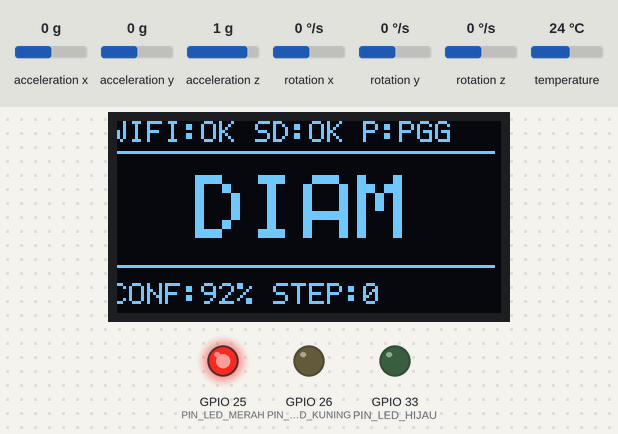
Recording of a sketch running on a simulated ESP32. On the bench: 128×64 one-colour display, output pins drawn as LEDs (lit = HIGH). Wiring (inferred from the names in the program): SH1106 OLED at I2C address 0x3C. The test bench sets the inputs (shaded band); at power-on: acceleration y 0 g, acceleration x 0 g, acceleration z 1 g, rotation x 0 °/s, rotation y 0 °/s, rotation z 0 °/s, temperature 24 °C. WiFi joins after 1.5 s; servers stay silent unless stated; storage starts empty; no MQTT or app messages arrive unless stated; what the sketch prints to the serial monitor is not drawn.

Above: at 4.0 s.
4.1 s: acceleration y set to -0.4 g
At 5.7 s:
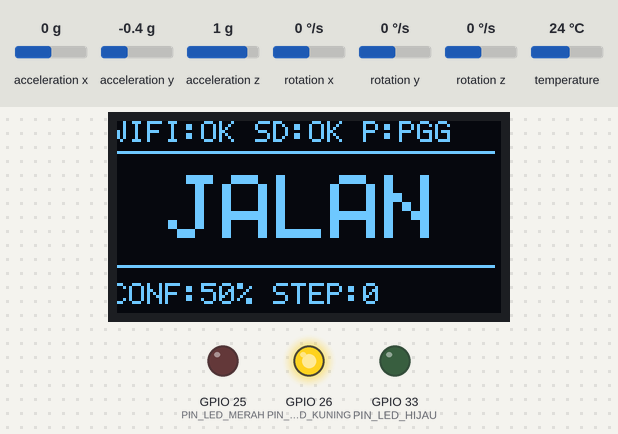
7.1 s: acceleration x set to -0.6 g
At 9.4 s:
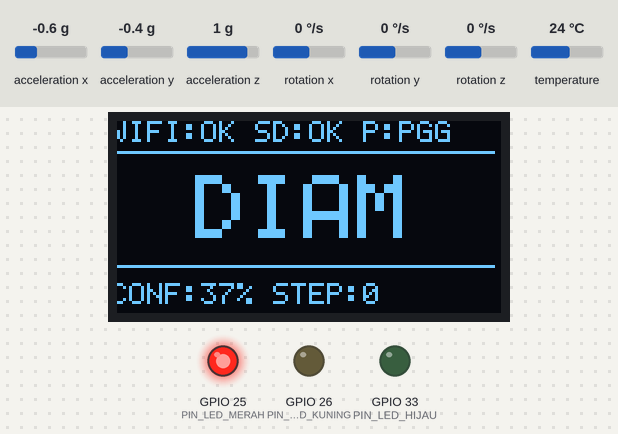
10.1 s: acceleration x set to -0.9 g
At 12.9 s:
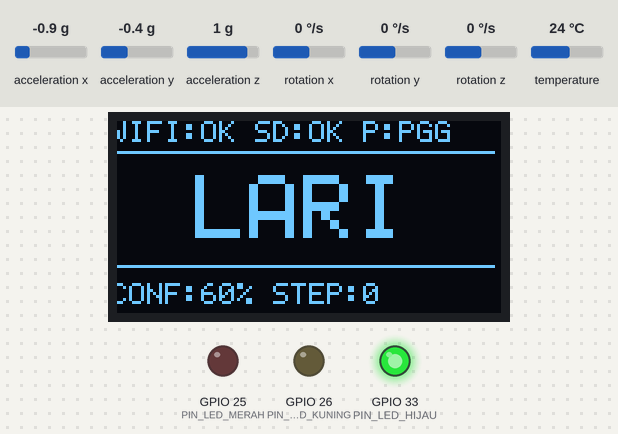
13.1 s: acceleration z set to -0.8 g
At 15.9 s:
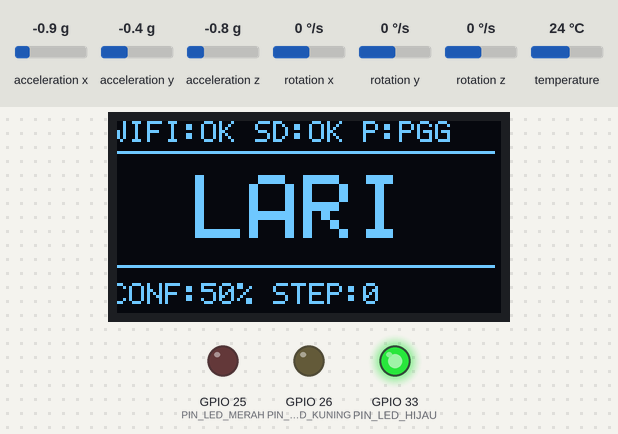
16.0 s: acceleration y set to -1.4 g
At 19.7 s:
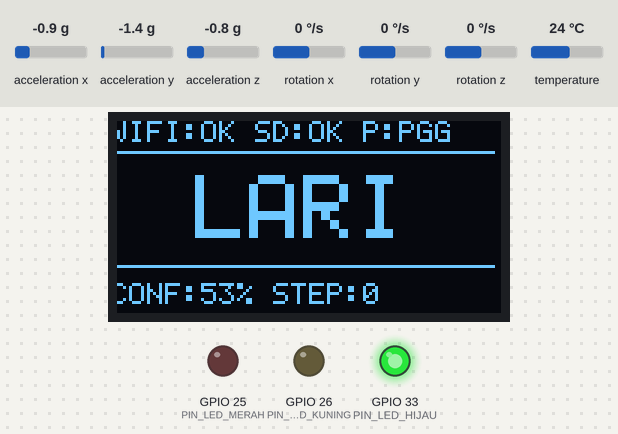
Timing chart, 0 to 20.0 s (numbered marks = the images above; inputs shaded):
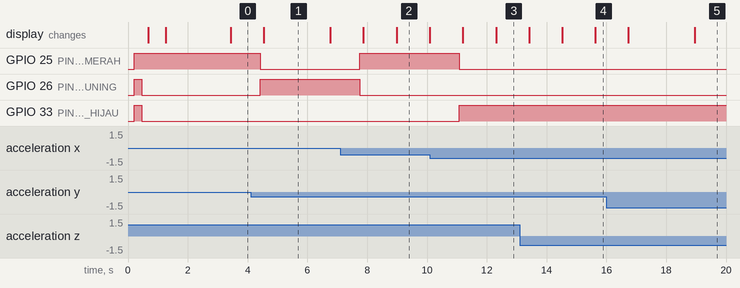

The sketch:

firmware.ino
```cpp
/**
 * ============================================================================
 * PROYEK   : Klasifikasi Aktivitas Manusia (Diam, Jalan, Lari) Berbasis Edge
 *            Inference di ESP32 (Bluino ESP32 IoT Starter Shield)
 * BOARD    : ESP32 DevKit V1 (30-Pin) pada Bluino ESP32 IoT Starter Shield
 * SENSOR   : MPU6050 (I2C 0x68, Akselerometer ax, ay, az dalam satuan g @ 50 Hz)
 * OUTPUT   : OLED SSD1306 128x64 (I2C 0x3C), 3 LED Indikator (Merah/Kuning/Hijau), MicroSD Card (SPI),
 *            dan Telemetri Cloud ke https://iot.reslab-csub.cloud/
 *
 * CATATAN KOMPILASI:
 * - Sketch ini mendukung library Adafruit_MPU6050 bila sudah
 *   terinstal, NAMUN juga memiliki driver I2C built-in (<Wire.h>) otomatis
 *   sehingga BISA LANGSUNG DI-COMPILE & DI-UPLOAD tanpa error meskipun library
 *   eksternal belum diinstal di Arduino IDE!
 * ============================================================================
 */

#include <Arduino.h>
#include <Wire.h>
#include <WiFi.h>
#include <WiFiClientSecure.h>
#include <HTTPClient.h>
#if __has_include(<PubSubClient.h>)
#define HAS_PUBSUBCLIENT 1
#include <PubSubClient.h>
#else
#define HAS_PUBSUBCLIENT 0
#endif

// Gunakan library Adafruit_MPU6050 bila tersedia, atau driver I2C register langsung (<Wire.h>) bila belum diinstal
#if __has_include(<Adafruit_MPU6050.h>) && __has_include(<Adafruit_Sensor.h>)
#define USE_ADAFRUIT_MPU6050 1
#include <Adafruit_MPU6050.h>
#include <Adafruit_Sensor.h>
#else
#define USE_ADAFRUIT_MPU6050 0
#endif

#include "config.h"
#include "model.h"
#include "features.h"
#include "oled.h"
#include "sdlog.h"

#if USE_ADAFRUIT_MPU6050
static constexpr float GRAVITY_MS2 = 9.80665f;
Adafruit_MPU6050 mpu;
#else
// Driver I2C langsung untuk MPU6050 pada alamat 0x68 (Range +/-4g = 8192 LSB/g, DLPF 21 Hz)
static constexpr float MPU6050_LSB_PER_G_4G = 8192.0f;

static bool mpu6050InitDirect() {
    Wire.beginTransmission(MPU6050_I2C_ADDR);
    if (Wire.endTransmission() != 0) {
        return false;
    }
    // Wake up MPU6050 (PWR_MGMT_1 reg 0x6B = 0x00)
    Wire.beginTransmission(MPU6050_I2C_ADDR);
    Wire.write(0x6B);
    Wire.write(0x00);
    Wire.endTransmission();
    delay(10);

    // Set Digital Low Pass Filter 21 Hz (CONFIG reg 0x1A = 0x04)
    Wire.beginTransmission(MPU6050_I2C_ADDR);
    Wire.write(0x1A);
    Wire.write(0x04);
    Wire.endTransmission();

    // Set Accelerometer Range +/-4g (ACCEL_CONFIG reg 0x1C = 0x08 -> AFS_SEL = 1)
    Wire.beginTransmission(MPU6050_I2C_ADDR);
    Wire.write(0x1C);
    Wire.write(0x08);
    Wire.endTransmission();
    return true;
}

static bool mpu6050ReadAccelG(float& ax_g, float& ay_g, float& az_g) {
    Wire.beginTransmission(MPU6050_I2C_ADDR);
    Wire.write(0x3B); // ACCEL_XOUT_H
    if (Wire.endTransmission(false) != 0) {
        return false;
    }
    if (Wire.requestFrom((uint8_t)MPU6050_I2C_ADDR, (uint8_t)6, (uint8_t)true) != 6) {
        return false;
    }
    const int16_t raw_ax = (int16_t)((Wire.read() << 8) | Wire.read());
    const int16_t raw_ay = (int16_t)((Wire.read() << 8) | Wire.read());
    const int16_t raw_az = (int16_t)((Wire.read() << 8) | Wire.read());

    ax_g = (float)raw_ax / MPU6050_LSB_PER_G_4G;
    ay_g = (float)raw_ay / MPU6050_LSB_PER_G_4G;
    az_g = (float)raw_az / MPU6050_LSB_PER_G_4G;
    return true;
}
#endif

// Objek periferal
OledDisplay oled;
SdLogger sdLogger;

// ============================================================================
// KONEKSI WIFI & PENGIRIMAN IOT LANGSUNG DI .INO (CORE 0 NON-BLOCKING)
// ============================================================================
struct IoTPacket {
    int activity_code;
    float confidence;
    uint32_t steps;
    float sma;
};

static QueueHandle_t iotQueue = nullptr;
static int lastSentActivity = -1;
static uint32_t lastSentMs = 0;

static void iotEnqueue(uint32_t now_ms, int activity_code, float confidence, uint32_t steps, float sma) {
    const bool changed = (activity_code != lastSentActivity);
    const bool heartbeat = (now_ms - lastSentMs) >= IOT_TELEMETRY_INTERVAL_MS;
    if (!changed && !heartbeat) return;

    IoTPacket pkt = { activity_code, confidence, steps, sma };
    lastSentActivity = activity_code;
    lastSentMs = now_ms;
    if (iotQueue != nullptr) {
        xQueueOverwrite(iotQueue, &pkt);
    }
}

static void iotNetworkTask(void* param) {
    (void)param;
    Serial.printf("[WiFi] Menghubungkan ke SSID: %s\n", WIFI_SSID);
    WiFi.mode(WIFI_STA);
    WiFi.setAutoReconnect(true);
    WiFi.begin(WIFI_SSID, WIFI_PASSWORD);

    uint32_t lastWifiCheck = 0;
#if HAS_PUBSUBCLIENT
    WiFiClientSecure tlsClient;
    tlsClient.setInsecure();
    PubSubClient mqttClient(tlsClient);
    mqttClient.setServer(IOT_HOST, IOT_MQTTS_PORT);
    mqttClient.setBufferSize(1024);
    String topicTelemetry = String(IOT_TOPIC_PREFIX) + "/" + IOT_DEVICE_TOKEN + "/telemetry";
    String topicStatus    = String(IOT_TOPIC_PREFIX) + "/" + IOT_DEVICE_TOKEN + "/status";
#endif

    IoTPacket pkt;
    char payload[160];

    for (;;) {
        if (WiFi.status() != WL_CONNECTED) {
            if (millis() - lastWifiCheck >= WIFI_RECONNECT_INTERVAL_MS) {
                lastWifiCheck = millis();
                Serial.println(F("[WiFi] Mencoba reconnect WiFi..."));
                WiFi.disconnect();
                WiFi.begin(WIFI_SSID, WIFI_PASSWORD);
            }
            vTaskDelay(pdMS_TO_TICKS(500));
            continue;
        }

#if HAS_PUBSUBCLIENT
        if (!mqttClient.connected()) {
            String clientId = "esp32-" + String((uint32_t)ESP.getEfuseMac(), HEX);
            Serial.printf("[MQTT] Menyambung ke %s:%u ... ", IOT_HOST, (unsigned)IOT_MQTTS_PORT);
            if (mqttClient.connect(clientId.c_str(), IOT_DEVICE_TOKEN, IOT_DEVICE_TOKEN,
                                   topicStatus.c_str(), 1, true, "offline")) {
                Serial.println(F("OK!"));
                mqttClient.publish(topicStatus.c_str(), "online", true);
            } else {
                Serial.printf("gagal (rc=%d)\n", mqttClient.state());
                vTaskDelay(pdMS_TO_TICKS(3000));
                continue;
            }
        }
        mqttClient.loop();
#endif

        if (xQueueReceive(iotQueue, &pkt, pdMS_TO_TICKS(200)) == pdTRUE) {
            snprintf(
                payload, sizeof(payload),
                "{\"activity_code\":%d,\"confidence\":%.3f,\"steps\":%lu,\"sma\":%.3f}",
                pkt.activity_code,
                pkt.confidence,
                (unsigned long)pkt.steps,
                pkt.sma
            );

#if HAS_PUBSUBCLIENT
            bool ok = mqttClient.publish(topicTelemetry.c_str(), payload);
            Serial.printf("[MQTT] %s (%s) -> %s\n", topicTelemetry.c_str(), ok ? "OK" : "FAIL", payload);
#else
            WiFiClientSecure httpsClient;
            httpsClient.setInsecure();
            HTTPClient http;
            String url = String("https://") + IOT_HOST + "/api/v1/" + IOT_DEVICE_TOKEN + "/telemetry";
            if (http.begin(httpsClient, url)) {
                http.addHeader("Content-Type", "application/json");
                int code = http.POST((uint8_t*)payload, strlen(payload));
                http.end();
                Serial.printf("[HTTPS] HTTP %d -> %s\n", code, payload);
            }
#endif
        }
    }
}

static void startIoTNetwork() {
    iotQueue = xQueueCreate(1, sizeof(IoTPacket));
    xTaskCreatePinnedToCore(iotNetworkTask, "IoTTask", 16384, nullptr, 1, nullptr, 0);
}

// Buffer jendela sinyal akselerometer (100 sampel = 2.0 detik @ 50 Hz)
static float win_ax[WINDOW_SIZE];
static float win_ay[WINDOW_SIZE];
static float win_az[WINDOW_SIZE];
static int win_fill_count = 0;
static int samples_since_last_infer = 0;

// Nilai sampel valid terakhir untuk menggantikan outlier/glitch I2C (> 4.0 g)
static float last_valid_ax = 0.0f;
static float last_valid_ay = 0.0f;
static float last_valid_az = 1.0f;

// Riwayat prediksi untuk smoothing (Majority Vote 3 jendela terakhir)
static int pred_history[SMOOTHING_HISTORY_SIZE] = { 0, 0, 0 };
static int pred_history_count = 0;
static int pred_history_idx = 0;

// Statistik langkah & waktu sampling
static uint32_t total_steps = 0;
static uint32_t last_sample_us = 0;

static void updateActivityLeds(int activity_id) {
#if ENABLE_ACTIVITY_LEDS
    digitalWrite(PIN_LED_MERAH,  (activity_id == 0) ? HIGH : LOW);
    digitalWrite(PIN_LED_KUNING, (activity_id == 1) ? HIGH : LOW);
    digitalWrite(PIN_LED_HIJAU,  (activity_id == 2) ? HIGH : LOW);
#else
    (void)activity_id;
#endif
}

/**
 * @brief Majority vote atas 3 prediksi terakhir agar tampilan OLED tidak berkedip.
 */
static int computeMajorityVote(int new_pred) {
    pred_history[pred_history_idx] = new_pred;
    pred_history_idx = (pred_history_idx + 1) % SMOOTHING_HISTORY_SIZE;
    if (pred_history_count < SMOOTHING_HISTORY_SIZE) {
        pred_history_count++;
    }

    int counts[MODEL_NUM_CLASSES] = { 0, 0, 0 };
    for (int i = 0; i < pred_history_count; ++i) {
        int c = pred_history[i];
        if (c >= 0 && c < MODEL_NUM_CLASSES) {
            counts[c]++;
        }
    }

    int best_class = new_pred;
    int best_count = counts[new_pred];
    for (int c = 0; c < MODEL_NUM_CLASSES; ++c) {
        if (counts[c] > best_count) {
            best_count = counts[c];
            best_class = c;
        }
    }
    return best_class;
}

void setup() {
    Serial.begin(115200);
    delay(200);
    Serial.println(F("\n========================================================"));
    Serial.println(F("  KLASIFIKASI AKTIVITAS MANUSIA - EDGE INFERENCE ESP32"));
    Serial.println(F("  Board : Bluino ESP32 IoT Starter Shield"));
    Serial.println(F("========================================================"));

#if ENABLE_ACTIVITY_LEDS
    pinMode(PIN_LED_MERAH, OUTPUT);
    pinMode(PIN_LED_KUNING, OUTPUT);
    pinMode(PIN_LED_HIJAU, OUTPUT);
    // Tes nyala singkat saat boot lalu default ke Diam (Merah)
    digitalWrite(PIN_LED_MERAH, HIGH);
    digitalWrite(PIN_LED_KUNING, HIGH);
    digitalWrite(PIN_LED_HIJAU, HIGH);
    delay(250);
    updateActivityLeds(0);
#endif

    // 1. Inisialisasi Bus I2C (dipakai bersama oleh MPU6050 0x68 dan OLED 0x3C)
    Wire.begin(PIN_I2C_SDA, PIN_I2C_SCL);
    Wire.setClock(I2C_CLOCK_HZ);
    delay(100);

    // Scan perangkat I2C yang terpasang di bus (SDA=21, SCL=22) untuk diagnostik
    Serial.print(F("[I2C] Memindai bus I2C (SDA=21, SCL=22): "));
    int i2c_found = 0;
    for (uint8_t addr = 1; addr < 127; ++addr) {
        Wire.beginTransmission(addr);
        if (Wire.endTransmission() == 0) {
            Serial.printf("0x%02X ", addr);
            i2c_found++;
        }
    }
    if (i2c_found == 0) Serial.print(F("TIDAK ADA"));
    Serial.println();

    // 2. Inisialisasi OLED SSD1306 / SH1106
    if (oled.begin()) {
        Serial.printf("[OLED] Layar OLED siap pada alamat I2C 0x%02X.\n", oled.getAddress());
    } else {
        Serial.println(F("[OLED] Peringatan: OLED tidak ditemukan pada 0x3C maupun 0x3D!"));
    }

    // 3. Inisialisasi Sensor MPU6050 pada alamat 0x68
    oled.showStatusMessage("CEK MPU6050 (0x68)...");
#if USE_ADAFRUIT_MPU6050
    if (!mpu.begin(MPU6050_I2C_ADDR, &Wire)) {
        Serial.println(F("[MPU6050] ERROR: Sensor MPU6050 tidak terdeteksi di 0x68!"));
        oled.showStatusMessage("ERR: MPU6050 0x68", "CEK KONEKSI SHIELD");
        while (true) {
            delay(500);
        }
    }
    mpu.setAccelerometerRange(MPU6050_RANGE_4_G);
    mpu.setFilterBandwidth(MPU6050_BAND_21_HZ);
#else
    if (!mpu6050InitDirect()) {
        Serial.println(F("[MPU6050] ERROR: Sensor MPU6050 tidak terdeteksi di 0x68!"));
        oled.showStatusMessage("ERR: MPU6050 0x68", "CEK KONEKSI SHIELD");
        while (true) {
            delay(500);
        }
    }
#endif
    Serial.println(F("[MPU6050] Siap pada alamat 0x68 (Range: +/-4g, Filter: 21Hz)."));

    // 4. Inisialisasi Micro SD Card (tetap lanjut berjalan walaupun SD tidak terpasang)
    oled.showStatusMessage("CEK MICROSD CARD...");
    sdLogger.begin();

    // 5. Inisialisasi WiFi & Task Pengiriman IoT Non-blocking (Core 0)
    oled.showStatusMessage("MULAI WIFI & EDGE ML", "SAMPLING 50 HZ...");
    startIoTNetwork();

    last_sample_us = micros();
}

void loop() {
    // Penjadwalan sampling presisi 50 Hz (tiap 20.000 mikrodetik = 20 ms)
    const uint32_t now_us = micros();
    if ((uint32_t)(now_us - last_sample_us) < SAMPLE_INTERVAL_US) {
        return;
    }
    if ((uint32_t)(now_us - last_sample_us) > (SAMPLE_INTERVAL_US * 3)) {
        last_sample_us = now_us;
    } else {
        last_sample_us += SAMPLE_INTERVAL_US;
    }

    // 1. Baca akselerometer MPU6050 dalam satuan g
    float ax_g = last_valid_ax;
    float ay_g = last_valid_ay;
    float az_g = last_valid_az;

#if USE_ADAFRUIT_MPU6050
    sensors_event_t a, g, temp;
    mpu.getEvent(&a, &g, &temp);
    ax_g = a.acceleration.x / GRAVITY_MS2;
    ay_g = a.acceleration.y / GRAVITY_MS2;
    az_g = a.acceleration.z / GRAVITY_MS2;
#else
    mpu6050ReadAccelG(ax_g, ay_g, az_g);
#endif

    // 2. Proteksi outlier / glitch I2C (identik dengan preprocessing dataset: |a| > 4.0 g)
    if (isnan(ax_g) || fabsf(ax_g) > ACCEL_OUTLIER_THRESHOLD_G) ax_g = last_valid_ax;
    else last_valid_ax = ax_g;

    if (isnan(ay_g) || fabsf(ay_g) > ACCEL_OUTLIER_THRESHOLD_G) ay_g = last_valid_ay;
    else last_valid_ay = ay_g;

    if (isnan(az_g) || fabsf(az_g) > ACCEL_OUTLIER_THRESHOLD_G) az_g = last_valid_az;
    else last_valid_az = az_g;

#if ENABLE_RAW_DATA_COLLECTION
    sdLogger.logRawSample(millis(), ax_g, ay_g, az_g);
#endif

    // 3. Masukkan sampel ke buffer jendela (100 sampel)
    if (win_fill_count < WINDOW_SIZE) {
        win_ax[win_fill_count] = ax_g;
        win_ay[win_fill_count] = ay_g;
        win_az[win_fill_count] = az_g;
        win_fill_count++;
        if (win_fill_count < WINDOW_SIZE) {
            return;
        }
        samples_since_last_infer = WINDOW_STEP;
    } else {
        win_ax[WINDOW_SIZE - 1] = ax_g;
        win_ay[WINDOW_SIZE - 1] = ay_g;
        win_az[WINDOW_SIZE - 1] = az_g;
        samples_since_last_infer++;
    }

    if (samples_since_last_infer < WINDOW_STEP) {
        memmove(&win_ax[0], &win_ax[1], (WINDOW_SIZE - 1) * sizeof(float));
        memmove(&win_ay[0], &win_ay[1], (WINDOW_SIZE - 1) * sizeof(float));
        memmove(&win_az[0], &win_az[1], (WINDOW_SIZE - 1) * sizeof(float));
        return;
    }

    // 4. EKSTRAKSI FITUR & EDGE INFERENCE RANDOM FOREST (SETIAP 50 SAMPEL = 1.0 DETIK)
    samples_since_last_infer = 0;
    const uint32_t infer_start_us = micros();

    float features[MODEL_NUM_FEATURES];
    extract_features_window(win_ax, win_ay, win_az, WINDOW_SIZE, features);

    float probs[MODEL_NUM_CLASSES];
    float confidence = 0.0f;
    const int raw_pred = predict_activity(features, &confidence, probs);
    const int smoothed_pred = computeMajorityVote(raw_pred);
    const uint32_t infer_duration_us = micros() - infer_start_us;

    if (smoothed_pred == 1 || smoothed_pred == 2) {
        total_steps += count_steps_in_segment(
            win_ax, win_ay, win_az,
            WINDOW_SIZE - WINDOW_STEP, WINDOW_SIZE,
            features[15]
        );
    }

    updateActivityLeds(smoothed_pred);

    const uint32_t now_ms = millis();

    // 5. Tampilkan di OLED SSD1306
    oled.renderInference(
        smoothed_pred,
        confidence,
        (WiFi.status() == WL_CONNECTED),
        sdLogger.isReady(),
        total_steps
    );

    // 6. Simpan log ke MicroSD Card
    sdLogger.logInference(now_ms, smoothed_pred, raw_pred, confidence, probs, total_steps);

    // 7. Jadwalkan pengiriman ke platform IoT (langsung dari .ino)
    iotEnqueue(now_ms, smoothed_pred, confidence, total_steps, features[20]);

    // 8. Cetak ringkasan ke Serial Monitor
    Serial.printf(
        "[EDGE-ML] t=%lums | Raw=%s | Smooth=%s | Conf=%.1f%% (D:%.2f J:%.2f L:%.2f) | SMA=%.2fg | Steps=%lu | dt=%luus\n",
        (unsigned long)now_ms,
        ACTIVITY_LABELS_UPPER[raw_pred],
        ACTIVITY_LABELS_UPPER[smoothed_pred],
        confidence * 100.0f,
        probs[0], probs[1], probs[2],
        features[20],
        (unsigned long)total_steps,
        (unsigned long)infer_duration_us
    );

    memmove(&win_ax[0], &win_ax[1], (WINDOW_SIZE - 1) * sizeof(float));
    memmove(&win_ay[0], &win_ay[1], (WINDOW_SIZE - 1) * sizeof(float));
    memmove(&win_az[0], &win_az[1], (WINDOW_SIZE - 1) * sizeof(float));
}
```

Source omitted: features.h (4505 bytes), model.h (13413 bytes), oled.h (8843 bytes), sdlog.h (3498 bytes), config.h (5500 bytes)

Measured:
- the behaviour switches between -0.2 and -0.3 g on acceleration y (found by bisection; images 0 and 1)
- the behaviour switches between -0.7 and -0.8 g on acceleration x (found by bisection; images 2 and 3)
- after the input at 4.1 s, GPIO 25 (PIN_LED_MERAH): HIGH → LOW after 0.32 s; GPIO 26 (PIN_LED_KUNING): LOW → HIGH after 0.32 s; the display: changes after 0.45 s (image 1)
- after the input at 7.1 s, the display: first changes after 0.77 s (image 2 shows a later state)
- after the input at 10.1 s, GPIO 25 (PIN_LED_MERAH): HIGH → LOW after 0.98 s; GPIO 33 (PIN_LED_HIJAU): LOW → HIGH after 0.98 s; the display: first changes after 1.1 s (image 3 shows a later state)
- after the input at 13.1 s, the display: first changes after 0.32 s (image 4 shows a later state)
- after the input at 16.0 s, GPIO 25 (PIN_LED_MERAH): stays LOW (without the input it goes to HIGH after 0.61 s); GPIO 33 (PIN_LED_HIJAU): stays HIGH (without the input it goes to LOW after 0.61 s); the display: first changes after 0.74 s (image 5 shows a later state)
